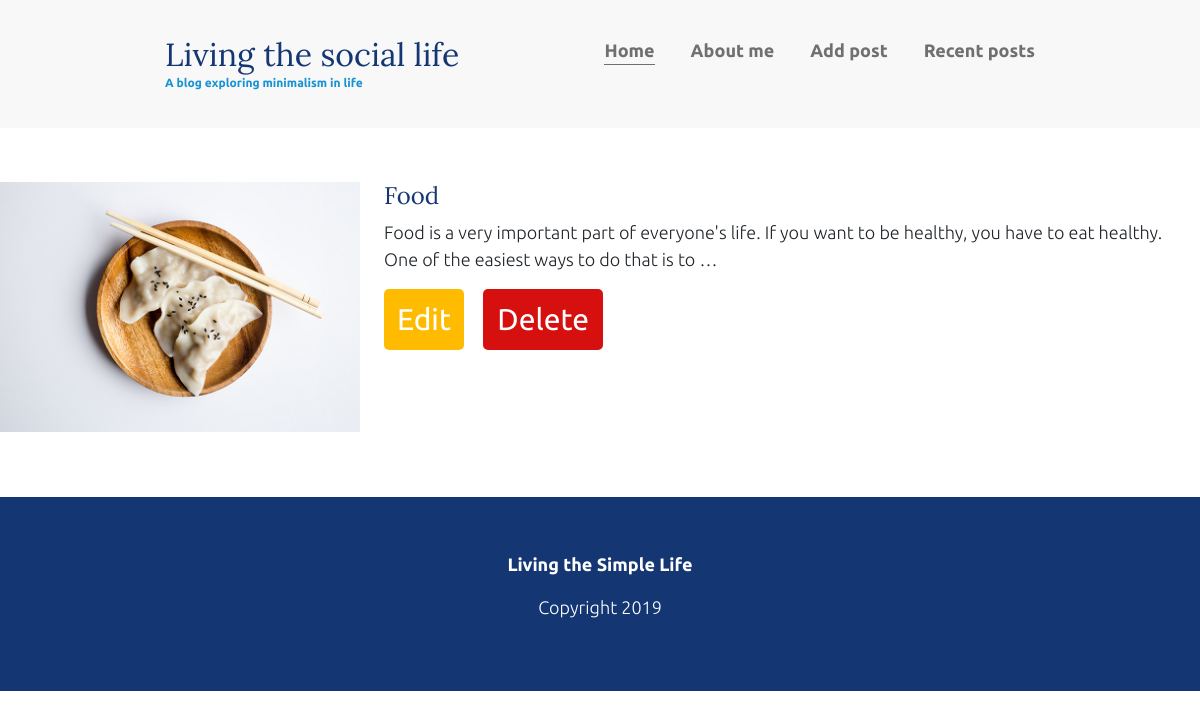
Screenshot of /reading/6 with the database file from the repository.
### blogapp/models.py (models this page shows)
class AddPost(models.Model):
    title = models.CharField(max_length=225)
    description = models.TextField()
    image = models.ImageField(upload_to='img/')
    created_at = models.DateTimeField(auto_now_add=True)

### blogapp/views.py (the view)
# urls.py: path('reading/<id>', views.reading, name = "reading"),
def reading(request,id):
    post = AddPost.objects.get(id=id)
    return render(request, 'reading.html', {'post' : post})

### templates/reading.html
{% extends "base.html" %}
{% load static %}
{% block content %}
<header>
    <div class="container container-flex">
        <div class="site-title">
            <h1>Living the social life</h1>
            <p class="subtitle">A blog exploring minimalism in life</p>
        </div>
        <nav>
            <ul>
                <li><a class="current-page" href="{% url 'index' %}">Home</a></li>
                <li><a href="{% url 'about-me' %}">About me</a></li>
                <li><a href="{% url 'add-post' %}">Add post</a></li>
                <li><a href="{% url 'recent-posts' %}">Recent posts</a></li>
            </ul>
        </nav>
    </div>
</header>
<article class="article-recent">
    <div class="article-recent-main">
        <h2 class="article-title">{{ post.title }}</h2>
        <p class="article-body">{{ post.description|truncatewords:30 }}</p>
        <div>
            <a href="{% url 'edit' post.id %}"><button class="edit_btn">Edit</button></a>
            <a href="{% url 'delete' post.id %}"><button class="delete_btn">Delete</button></a>
        </div>
    </div>
    <div class="article-recent-secondary">
        <img src="{{ post.image.url }}" alt="image related to {{ post.title }}" class="article-image" style="margin-bottom: 29px;">
    </div>
</article>
<footer>
    <p><strong>Living the Simple Life</strong></p>
    <p>Copyright 2019</p>
</footer>
{% endblock %}

### static/css/styles.css (style rules this page uses)
body { margin: 0; font-family: 'Ubuntu', sans-serif; font-size: 1.125rem; font-weight: 300; }
img { max-width: 100%; display: block; }
h1, h2, h3 { font-family: 'Lora', serif; font-weight: 400; color: #143774; margin-top: 0; }
h1 { font-size: 2rem; margin: 0; }
a { color: #1792d2; }
strong { font-weight: 700; }
.subtitle { font-weight: 700; color: #1792d2; font-size: .75rem; margin: 0; }
.article-title { font-size: 1.5rem; }
.container { width: 90%; max-width: 900px; margin: 0 auto; }
.container-flex { display: flex; flex-direction: column; justify-content: space-between; }
header { background: #f8f8f8; padding: 2em 0; text-align: center; margin-bottom: 3em; }
footer { background:#143774; color: white; text-align: center; padding: 3em 0; }
@media (min-width: 675px) { header { text-align: left; } }
@media (min-width: 675px) { .container-flex { flex-direction: row; } }
nav ul { list-style: none; padding: 0; display: flex; justify-content: center; }
nav li { margin-left: 2em; }
nav a { text-decoration: none; color: #707070; font-weight: 700; padding: .25em 0; }
.current-page { border-bottom: 1px solid #707070; }
.article-recent { display: flex; flex-direction: column; margin-bottom: 2em; }
.article-recent-main { order: 2; }
.article-recent-secondary { order: 1; }
@media (min-width: 675px) { .article-recent { flex-direction: row; justify-content: space-between; } }
@media (min-width: 675px) { .article-recent-main { width: 68%; } }
@media (min-width: 675px) { .article-recent-secondary { width: 30%; } }
@media (min-width: 675px) { .article-image { order: -2; min-height: 250px; object-fit: cover; } }
.edit_btn { background-color: rgb(255, 187, 0); padding: 8px; border: none; border-radius: 5px; cursor: pointer; transition: background-color 0.3s ease, transform 0.3s ease; font-size: 30px; width: 80px; color: #fff; }
.delete_btn { margin-left: 15px; background-color: rgb(214, 15, 15); padding: 8px; border: none; border-radius: 5px; cursor: pointer; transition: background-color 0.3s ease, transform 0.3s ease; font-size: 30px; width: 120px; color: #fff; }

### rows the page displays
AddPost: title "Food", description "Food is a very important part of everyone's life. If you want to be healthy, you have to eat healthy. One of the easiest ways to do that is to …", image (picture)
